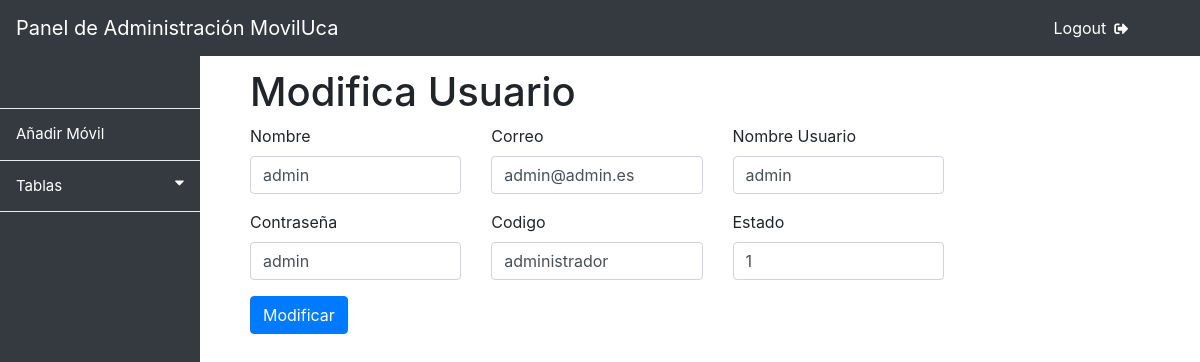
The page /admin/mod_usuario/1 on the database its author committed.
### tables this page shows
CREATE TABLE IF NOT EXISTS `usuario` (
  `id` int(32) NOT NULL AUTO_INCREMENT,
  `nombre` varchar(128) NOT NULL,
  `correo` varchar(128) NOT NULL,
  `usuario` varchar(100) NOT NULL,
  `pass` varchar(100) NOT NULL,
  `codigo` varchar(50) NOT NULL,
  `estado` tinyint(4) NOT NULL DEFAULT '1',
  PRIMARY KEY (`id`)
);

### application/controllers/admin.php (called while the page is built, shortened)
<?php
	class admin extends CI_Controller{
	public function __construct(){
		 $this->load->model('admin_model');
	 }
	public function mod_usuario($id){
		$datos = array('usuario' => $this->admin_model->get_usuario($id)
	 	);
		$this->load->view('modifica_usuario_view',$datos);
	}
}
?>

### index.php (called while the page is built, shortened)
<?php
require_once BASEPATH.'core/CodeIgniter.php';

### application/models/admin_model.php (called while the page is built, shortened)
<?php
class admin_model extends CI_Model{
	public function get_usuario($id){
 		$consulta = $this->db->query('Select * from usuario where usuario.id = '.$id.';');
		return $consulta->result();
 	}
}
?>

### application/views/modifica_usuario_view.php (the view, shortened to what this page needs)
<!doctype html>
<html>
<head>
    <link rel="stylesheet" href="https://stackpath.bootstrapcdn.com/bootstrap/4.1.3/css/bootstrap.min.css">
	<link rel="stylesheet" href="https://use.fontawesome.com/releases/v5.5.0/css/all.css">
	<link rel="stylesheet" href="<?php echo base_url('css/admin.css')?>">
</head>
<body>
	<nav class="navbar fixed-top navbar-expand-lg navbar-dark bg-dark">
	  <a class="navbar-brand" href="#"> Panel de Administración MovilUca</a>
	  <div class="collapse navbar-collapse" id="navbarSupportedContent">
	   <ul class="navbar-nav mr-5">
	        		<li class="nav-item active">
			         <a class="nav-link" href="<?= base_url().'logout'?>">Logout<i class="fas fa-sign-out-alt fa-sm pl-2"></i></a>
			      </li>
	  </ul>
	  </div>
</nav>
<div class="container-fluid pt-5" >
		<div class="sidenav" style="padding-top: 100px;">
			<div class="dropdown-divider"></div>
			<a href="<?= base_url().'admin/add_mov'?>">Añadir Móvil</a>
			<div class="dropdown-divider"></div>
		  <button class="dropdown-btn">Tablas
		    <i class="fa fa-caret-down"></i>
		  </button>
		  <div class="dropdown-divider"></div>
		</div>
</div>
	<div class=" col-sm-12" style="padding-left: 250px;padding-top: 20px;padding-bottom: 20px;">
		<h1> Modifica Usuario </h1>
	 <form method="POST" name="form_iniciar" action="<?php echo
			base_url().'admin/modifica_usuario/'.$usuario[0]->id?>">
	       <div class="form-group row">
	       	<div class="col-3">
		    <label for="exampleInputEmail1">Nombre</label>
		    <input type="text" class="form-control" id="exampleInputEmail1" aria-describedby="emailHelp" value="<?= $usuario[0]->nombre;?>" name="nombre">
			</div>
		  	<div class="col-3">
		    <label for="exampleInputEmail">Correo</label>
		    <input type="text" class="form-control" id="exampleInputEmail1" aria-describedby="emailHelp" value="<?= $usuario[0]->correo;?>" name="correo">
			</div>
			<div class="col-3">
		    <label for="exampleInputEmail1">Nombre Usuario</label>
		    <input type="text" class="form-control" id="exampleInputEmail1" aria-describedby="emailHelp" value="<?= $usuario[0]->usuario;?>" name="usuario">
		</div>
		  </div>
		   <div class="form-group row">
		   	<div class="col-3">
		    <label for="exampleInputEmail1">Contraseña</label>
		    <input type="text" class="form-control" id="exampleInputEmail1" aria-describedby="emailHelp" value="<?= $usuario[0]->pass;?>" name="pass">
		  </div>
		  <div class="col-3">
		    <label for="exampleInputEmail1">Codigo</label>
		    <input type="text" class="form-control" id="exampleInputEmail1" aria-describedby="emailHelp" value="<?= $usuario[0]->codigo;?>" name="codigo">
		  </div>
		   <div class="col-3">
		    <label for="exampleInputEmail1">Estado</label>
		    <input type="text" class="form-control" id="exampleInputEmail1" aria-describedby="emailHelp" value="<?= $usuario[0]->estado;?>" name="estado">
		  </div>
		</div>
		  <button type="submit" class="btn btn-primary">Modificar</button>
        </form>
    </div>
</body>
</html>

### css/admin.css (style rules this page uses)
.sidenav { height: 100%; width: 200px; position: fixed; z-index: 1; top: 0; left: 0; background-color: #343a40; overflow-x: hidden; padding-top: 20px; }
.sidenav a, .dropdown-btn { padding: 6px 8px 6px 16px; text-decoration: none; font-size: 15px; color: white; display: block; border: none; background: none; width:100%; text-align: left; cursor: pointer; outline: none; }
.fa-caret-down { float: right; padding-right: 8px; }

### application/views/modifica_usuario_view.php (style rules this page uses)
body { background-color: white; }

### rows shown on the page
usuario: nombre "admin", correo "admin@admin.es", usuario "admin", pass "admin", codigo "administrador", estado "1"
